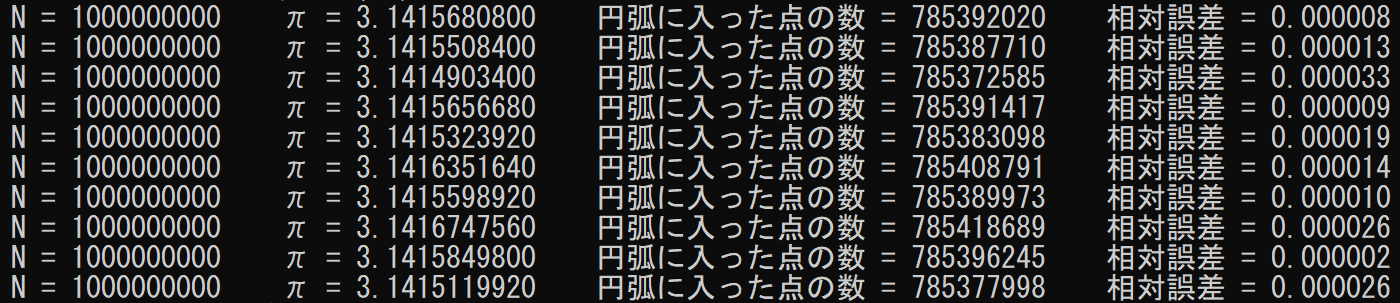
#> input picture 10億.png, 1400 x 303 px, given in place of the camera
$ python 2.py   (older library calls are emulated)
#> lines starting #> are read from the running program, lines starting #| are printed output that depends on the picture; after the words box and inside, x2 and y2 are one past the last pixel; in counts of white or black regions, pixels touching at a corner belong together
import cv2
import numpy as np

cap = cv2.VideoCapture(0) # 任意の動画
while(1):
    _, frame = cap.read()
#> frame is the input picture: shape (303, 1400, 3); mean B, G, R 47.9, 47.9, 47.9
    # HSVに変換
    hsv = cv2.cvtColor(frame, cv2.COLOR_BGR2HSV)
#> hsv: shape (303, 1400, 3); mean H, S, V 9.9, 24.4, 54.3

    # 白のHSV範囲
    lower_white = np.array([0,0,100])
    upper_white = np.array([180,45,255])

    # 白以外にマスク
    mask_white = cv2.inRange(hsv, lower_white, upper_white)
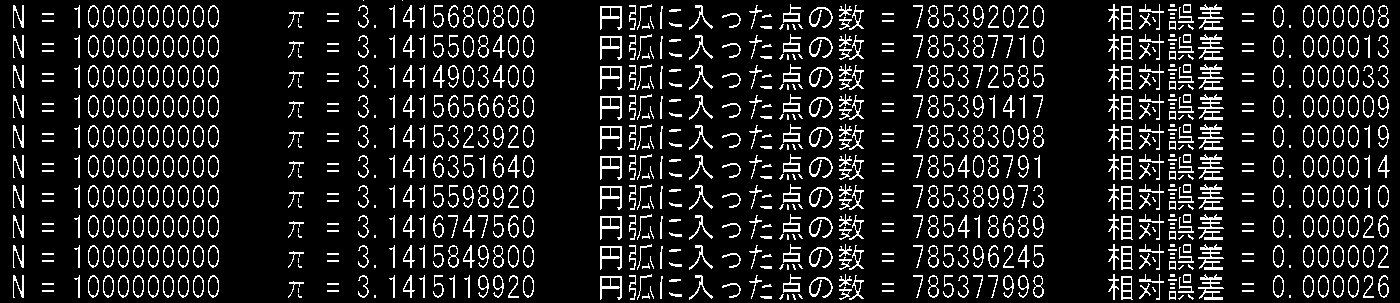
#> mask_white: shape (303, 1400); 12.3% white in thin lines or dots
    res_white = cv2.bitwise_and(frame,frame, mask= mask_white)
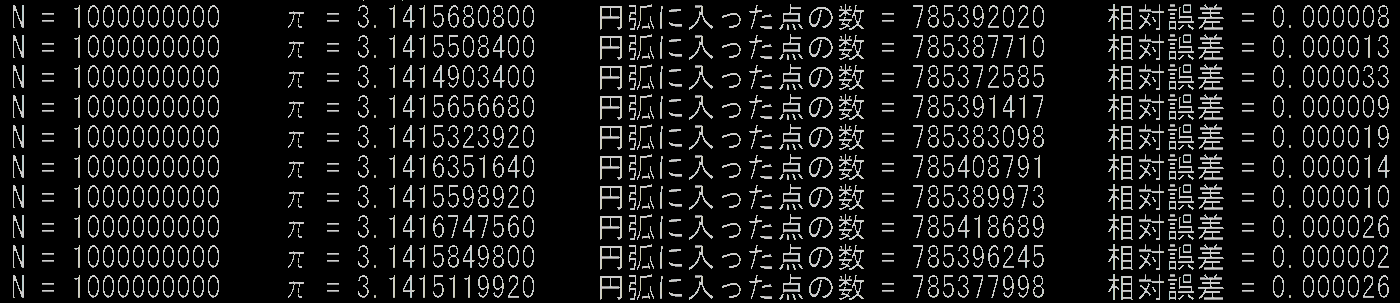
#> res_white: shape (303, 1400, 3); mean B, G, R 24, 24.3, 24.1

    # 輪郭抽出
    gray = cv2.cvtColor(res_white, cv2.COLOR_RGB2GRAY)
    ret, thresh = cv2.threshold(gray, 45, 255, cv2.THRESH_BINARY)
    imgEdge, contours, hierarchy = cv2.findContours(thresh, cv2.RETR_TREE, cv2.CHAIN_APPROX_SIMPLE)
#> contours = 1264 contours, 342 with area under 20; largest, box (x1, y1, x2, y2) and area: (600, 276, 622, 300) 276, (600, 246, 622, 270) 276, (600, 216, 622, 240) 276, (600, 186, 622, 210) 276, (600, 156, 622, 180) 276

    # 一番大きい輪郭を抽出
    contours.sort(key=cv2.contourArea, reverse=True)
    cnt = contours[0]
#> cnt = contour of 16 points, box (x1, y1, x2, y2) (600, 276, 622, 300), area 276

    # 最小外接円を描く
    (x,y), radius = cv2.minEnclosingCircle(cnt)
#> x = 610.5; y = 287.5; radius = 15.57
    center = (int(x),int(y))
#> center = (610, 287)
    radius = int(radius)
#> radius = 15
    img = cv2.circle(frame,center,radius,(0,255,0),2)

    # 再生
    cv2.imshow('video',img)
    k = cv2.waitKey(25) & 0xFF
#> (key q is pressed here)

    #Q で終了
    if k == ord('q'):
        break

cv2.destroyAllWindows()
